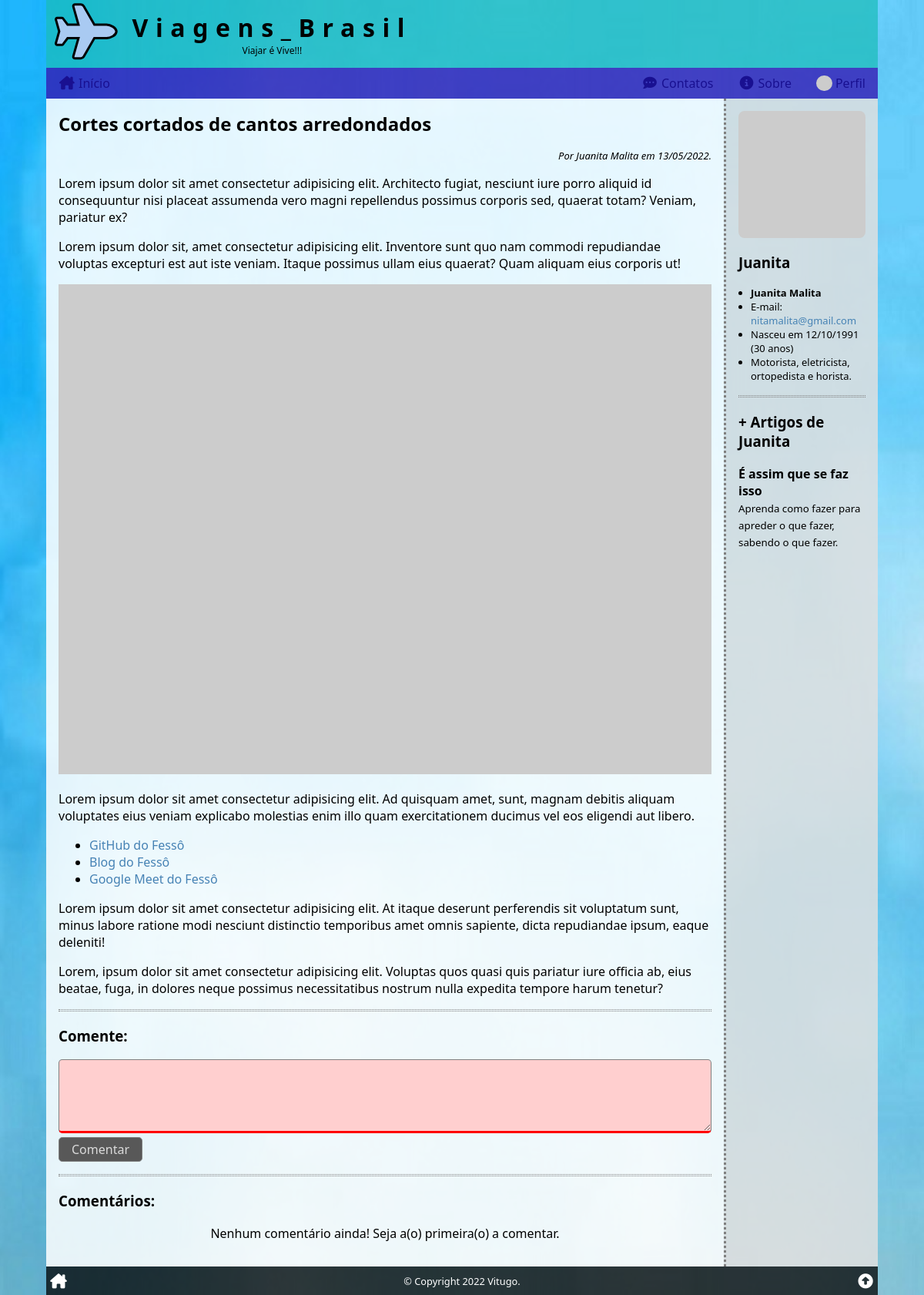
The page /ler/?id=3 (signed in) on the database its author committed.
### tables this page shows
CREATE TABLE articles (
    art_id INT PRIMARY KEY AUTO_INCREMENT,
    art_title VARCHAR(127),
    art_intro VARCHAR(255),
    art_thumb VARCHAR(255),
    art_content TEXT,
    art_author INT,
    art_date TIMESTAMP DEFAULT CURRENT_TIMESTAMP,
    art_status ENUM('on', 'off', 'deleted') DEFAULT 'on',
    FOREIGN KEY (art_author) REFERENCES users (user_id)
);

CREATE TABLE users (
    user_id INT PRIMARY KEY AUTO_INCREMENT,
    user_name VARCHAR(255),
    user_email VARCHAR(255),
    user_birth DATE,
    user_photo VARCHAR(255),
    user_date TIMESTAMP DEFAULT CURRENT_TIMESTAMP,
    user_profile TEXT,
    user_password VARCHAR(255),
    user_type ENUM('user', 'author', 'admin') DEFAULT 'user',
    user_status ENUM('on', 'off', 'deleted') DEFAULT 'on'
);

### _config.php (called while the page is built, shortened)
<?php
function get_years_old($birth)
{
    $n = array(date('Y'), date('m'), date('d'));
    $b = explode('-', $birth);
    $yo = $n[0] - $b[0];
    if ($n[1] < $b[1]) {
        $yo--;
    } elseif ($n[1] == $b[1] and $n[2] <= $b[2]) {
        $yo--;
    }
    return $yo;
}

### ler/index.php (the view, shortened to what this page needs)
<?php
require($_SERVER['DOCUMENT_ROOT'] . '/_config.php');
$comment_list = '';
if (isset($_GET['id'])) $id = intval($_GET['id']);
else $id = 0;
$sql = <<<SQL
SELECT *,
	    -- DATE_FORMAT(art_date, '%d/%m/%Y às %H:%i') AS date_br,
        DATE_FORMAT(art_date, '%d/%m/%Y') AS date_br,
        DATE_FORMAT(user_birth, '%d/%m/%Y') AS birth_br
    FROM `articles`
INNER JOIN `users` ON art_author = user_id
WHERE art_id = '{$id}'
    AND art_status = 'on'
    AND art_date <= NOW();
SQL;
$res = $conn->query($sql);
$artigo = $res->fetch_assoc();
$html_article = <<<HTML
<h2>{$artigo['art_title']}</h2>
<div class="author-date">
    Por {$artigo['user_name']} em {$artigo['date_br']}.
</div>
<div>{$artigo['art_content']}</div>
HTML;
$nome = explode(' ', $artigo['user_name'])[0];
$idade = get_years_old($artigo['user_birth']);
$html_author = <<<HTML
<div class="author-meta">
    <img src="{$artigo['user_photo']}" alt="{$artigo['user_name']}">
    <h3>{$nome}</h3>
    <ul>
        <li><strong>{$artigo['user_name']}</strong></li>
        <li>E-mail: <a href="mailto:{$artigo['user_email']}" target="_blank">{$artigo['user_email']}</a></li>
        <li>Nasceu em {$artigo['birth_br']} ({$idade} anos)</li>
        <li>{$artigo['user_profile']}</li>
    </ul>
</div>
HTML;
$sql = <<<SQL
SELECT art_id, art_title, art_intro
FROM `articles`
WHERE art_author = '{$artigo['user_id']}'
    AND art_id != '{$artigo['art_id']}'
	AND art_status = 'on'
    AND art_date <= NOW()
ORDER BY RAND()
LIMIT 4;
SQL;
$res = $conn->query($sql);
if ($res->num_rows > 0) :
    $html_author .= <<<HTML
<div class="author-articles">
    <hr class="divider">
    <h3>+ Artigos de {$nome}</h3>
HTML;
    while ($mais_artigos = $res->fetch_assoc()) :
        $html_author .= <<<HTML
    <div class="author-article" onclick="location.href='/ler/?id={$mais_artigos['art_id']}'">
        <h4>{$mais_artigos['art_title']}</h4>
        <small>{$mais_artigos['art_intro']}</small>
    </div>
HTML;
    endwhile;
    $html_author .= "</div>";
endif;
$sql = <<<SQL
SELECT comments.*, users.user_name, users.user_photo,
DATE_FORMAT(cmt_date, '%d/%m/%Y às %H:%i') AS cmt_date_br
 FROM comments
 INNER JOIN users ON cmt_author = user_id
WHERE cmt_article = '{$id}'
AND cmt_status = 'on'
ORDER BY cmt_date DESC;
SQL;
$res = $conn->query($sql);
if ($res->num_rows > 0) :
    while ($cmt = $res->fetch_assoc()) :
        $comment_list .= <<<HTML
     <div class="comment">
        <div class="comment-meta">
            Por {$cmt['user_name']} em {$cmt['cmt_date_br']}.
        </div>
        {$cmt['cmt_comment']}
     </div>
HTML;
    endwhile;
else :
    $comment_list = '<p class="text-center">Nenhum comentário ainda! Seja a(o) primeira(o) a comentar.</p>';
endif;
if (isset($_COOKIE['user']))
    $comment_form = true;
else
    $comment_form = false;
require($_SERVER['DOCUMENT_ROOT'] . '/_header.php');
?>
<section>
    <?php
    echo $html_article;
    ?>
    <hr class="divider">
    <?php if ($comment_form) : ?>
        <h3>Comente:</h3>
        <form action="<?php echo htmlspecialchars($_SERVER["PHP_SELF"]) . '?id=' . $id; ?>" method="post">
            <p>
                <textarea name="comment" id="comment" required></textarea>
                <button type="submit">Comentar</button>
            </p>
        </form>
        <hr class="divider">
    <?php endif; ?>
    <h3>Comentários:</h3>
    <?php echo $comment_list; ?>
</section>
<aside>
    <?php
    echo $html_author;
    ?>
</aside>
<?php
require($_SERVER['DOCUMENT_ROOT'] . '/_footer.php');

### ler/style.css (style rules this page uses)
.author-date { margin-top: 1rem; font-size: small; text-align: right; font-style: italic; }
section img { width: 100%; max-width: auto; }
.author-meta img { display: block; width: 100%; max-width: 200px; margin: auto; border-radius: .5rem; }
.author-meta ul { font-size: small; margin: 0; padding-left: 1rem; }
.author-article { cursor: pointer; margin-bottom: 1rem; }
.author-article:last-child { margin-bottom: 0; }
.author-article h4 { margin: 0; }

### style.css (style rules this page uses)
* { box-sizing: border-box; outline: none; transition: .2s; }
html, body { position: relative; width: 100%; height: 100%; padding: 0; margin: 0; font-family: 'Segoe UI', Tahoma, Geneva, Verdana, sans-serif; font-size: 16px; }
a { color: steelblue; text-decoration: none; }
header, nav, section, article, main, aside, footer { display: block; }
body { background-color: rgb(170, 170, 170); background-attachment: fixed; background-image: url('/img/blue light d.jpg'); background-position: center; background-repeat: no-repeat; background-size: cover; }
.wrap>main>section, .wrap>main>aside { padding: 1rem; }
.wrap>main>section { flex-grow: 1; background-color: rgba(255, 255, 255, .85); }
.wrap>main>aside { border-top: 3px dotted grey; background: rgba(224, 224, 224, .85); }
.wrap>main>section>h2:first-child, .wrap>main>aside>h3:first-child { margin: 0; }
.text-center { text-align: center; }
hr.divider { border: none; border-top: 1px dotted grey; border-bottom: 1px dotted grey; height: 3px; margin: 1rem 0; }
form input, form textarea, form button, form button[onclick] { font-family: inherit; font-size: inherit; padding: .25rem .5rem; border: 1px solid grey; border-radius: .3rem; }
form input, form textarea { width: 100%; }
form textarea { height: 6rem; resize: vertical; }
form button, form button[onclick] { background: steelblue; color: white; cursor: pointer; padding-left: 1rem; padding-right: 1rem; }
form input:invalid, form textarea:invalid { background: rgb(255, 207, 207); border-bottom: 3px solid red; }
form:invalid button { background: rgb(88, 88, 88); color: rgb(219, 219, 219); cursor: not-allowed; }
@media (min-width: 768px) { .wrap>main>aside { border-top: none; border-left: 3px dotted grey; flex: 0 0 200px; } }

### rows shown on the page
articles: art_title "Cortes cortados de cantos arredondados", art_author.user_name "Juanita Malita", art_content "Lorem ipsum dolor sit amet consectetur adipisicing elit. Architecto fugiat, nesciunt iure porro aliquid id consequuntur nisi placeat assumenda vero magni repellendus possimus corporis sed, quaerat totam? Veniam, pariatur ex? Lorem ipsum dolor sit, amet consectetur adipisicing elit. Inventore sunt quo nam commodi repudiandae voluptas excepturi est aut iste veniam. Itaque possimus ullam eius quaerat? Quam aliquam eius corporis ut! Lorem ipsum dolor sit amet consectetur adipisicing elit. Ad quisquam amet, sunt, magnam debitis aliquam voluptates eius veniam explicabo molestias enim illo quam exercitationem ducimus vel eos eligendi aut libero. GitHub do Fessô Blog do Fessô Google Meet do Fessô…", art_author.user_name "Juanita", art_author.user_email "nitamalita@gmail.com", art_author.user_birth "30", art_author.user_profile "Motorista, eletricista, ortopedista e horista."
articles: art_title "É assim que se faz isso", art_intro "Aprenda como fazer para apreder o que fazer, sabendo o que fazer."

### other values the page prints
$artigo['date_br'] "13/05/2022"
$artigo['birth_br'] "12/10/1991"
